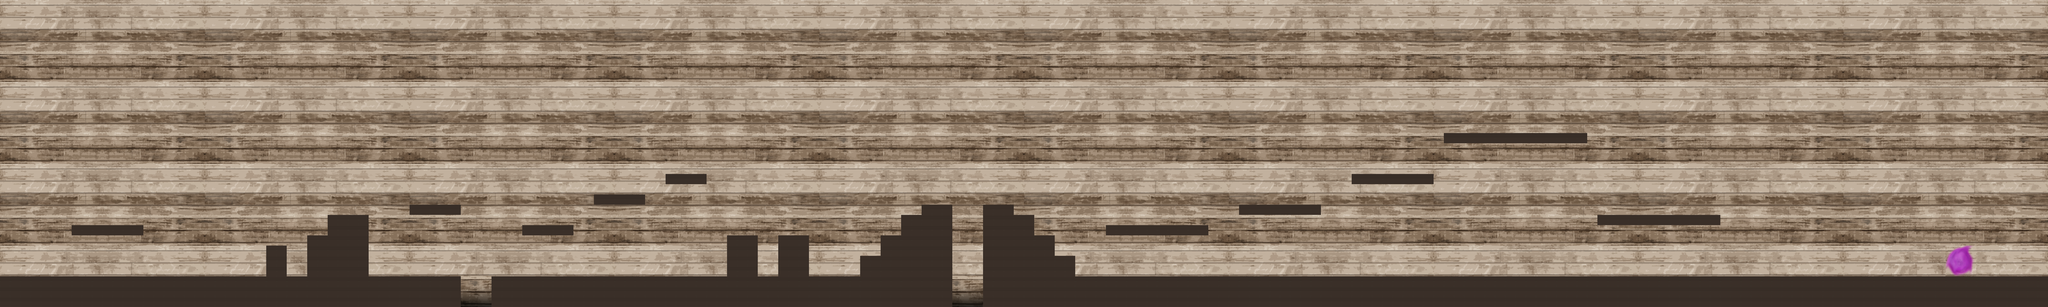

A level layout from a 2D game, rendered from its tile map. Below: a short description, then the map file with tile-grid data replaced by summaries:
An orthogonal 200x30 tile map with 32x32 px tiles, 3 tile layers (background-tiles, portal, wall-tiles), 4 tilesets and 30 objects.

<map version="1.0" orientation="orthogonal" renderorder="right-down" width="200" height="30" tilewidth="32" tileheight="32" nextobjectid="42">
 <tileset firstgid="1" name="tilesetHouse" tilewidth="32" tileheight="32" tilecount="117" columns="9">
  <image source="tilesetHouseDark.png" width="288" height="416" />
 </tileset>
 <tileset firstgid="118" name="lighterBrick1" tilewidth="32" tileheight="32" tilecount="1040" columns="40">
  <image source="lighterBrick1.png" width="1280" height="832" />
 </tileset>
 <tileset firstgid="1158" name="bg" tilewidth="32" tileheight="32" tilecount="160" columns="20">
  <image source="seina640c.png" width="640" height="287" />
 </tileset>
 <tileset firstgid="1318" name="seina640rotko" tilewidth="32" tileheight="32" tilecount="160" columns="20">
  <image source="seina640rotko.png" width="640" height="287" />
 </tileset>
 <layer name="background-tiles" width="200" height="30">
  <data>[6000 cells, 6000 non-empty, 220 distinct tile ids]</data>
 </layer>
 <layer name="portal" width="200" height="30">
  <data>[6000 cells, 9 non-empty, 9 distinct tile ids]</data>
 </layer>
 <layer name="wall-tiles" width="200" height="30">
  <data>[6000 cells, 812 non-empty, 1 distinct tile ids]</data>
 </layer>
 <objectgroup name="wall-rectangles">
  <object id="8" x="224" y="706" width="224" height="29" />
  <object id="9" x="8" y="867" width="1431" height="93.3333" />
  <object id="10" x="833" y="771" width="62" height="96" />
  <object id="11" x="961" y="739" width="190" height="130" />
  <object id="13" x="1024" y="675" width="127" height="61" />
  <object id="14" x="1633" y="707" width="159" height="29" />
  <object id="15" x="1857" y="610" width="157" height="29" />
  <object id="16" x="2080" y="546" width="127" height="28" />
  <object id="17" x="1538" y="867" width="1435" height="88.3333" />
  <object id="18" x="3073" y="867" width="3323.67" height="91.6667" />
  <object id="19" x="4992" y="674" width="383" height="29" />
  <object id="20" x="4512" y="419" width="448" height="30" />
  <object id="21" x="4225" y="546" width="256" height="29" />
  <object id="22" x="3873" y="642" width="256" height="31" />
  <object id="23" x="3460" y="706" width="316" height="30" />
  <object id="24" x="3073" y="643" width="93" height="222" />
  <object id="25" x="3170" y="675" width="60" height="59" />
  <object id="28" x="3227" y="740" width="67" height="60" />
  <object id="30" x="3292" y="804" width="66" height="61" />
  <object id="31" x="2272" y="739" width="95" height="128" />
  <object id="32" x="2432" y="738" width="94" height="127" />
  <object id="33" x="2881" y="643" width="95" height="224" />
  <object id="34" x="2818" y="675" width="63" height="63" />
  <object id="37" x="2753" y="740" width="63" height="63" />
  <object id="39" x="2689" y="803" width="63" height="63" />
  <object id="40" x="1280" y="642" width="160" height="28" />
  <object id="1" x="0" y="0" width="6" height="960" />
  <object id="2" x="2" y="-4" width="6396" height="8" />
  <object id="3" x="6390" y="8" width="6" height="853.333" />
 </objectgroup>
 <objectgroup name="goal-rectangle">
  <object id="7" x="6080" y="768" width="84" height="97" />
 </objectgroup>
</map>
